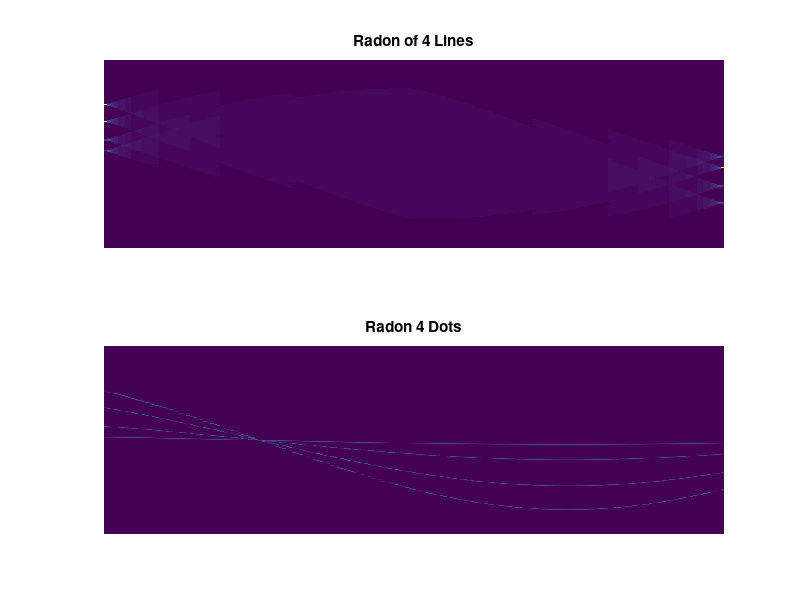
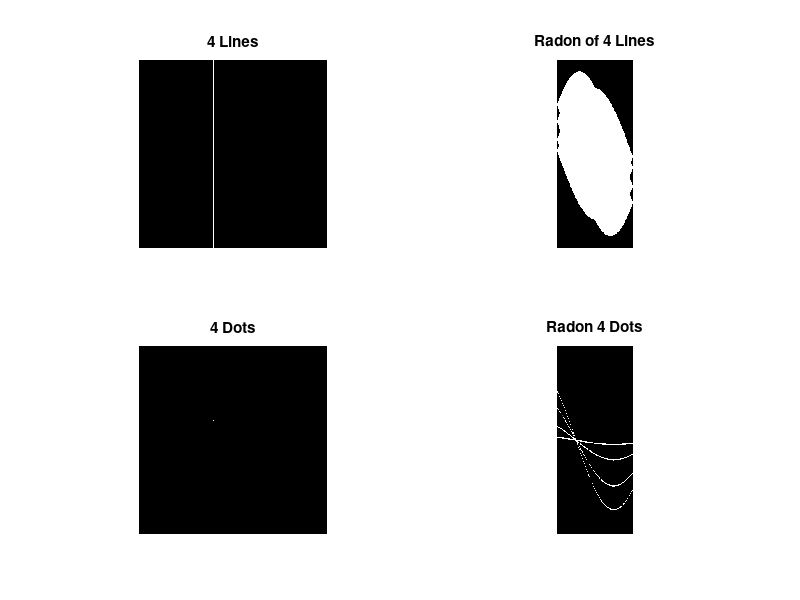

These charts were generated, in order, by the following MATLAB code:
% Timor Leiderman Project 1 image processing 2020
function Project1_B

I = zeros(313);
theta = 0:180;
[m,n] = size(I);

for i = 1:m
    for j = 1:n
        I(j,40) = 255;
        I(j,80) = 255;
        I(j,124) = 255;
        I(j,150) = 255;
    end
end

[R, xp] = radon(I,theta);

I1 = zeros(313);
I1(40,40) = 255;
I1(80,80) = 255;
I1(124,124) = 255;
I1(150,150) = 255;

[R1, xp1] = radon(I1,theta);
figure(1)
subplot(2,1,1)
imagesc(theta,xp,R);
title('Radon of 4 Lines')
axis('off')
subplot(2,1,2)
imagesc(theta,xp1,R1);
title('Radon 4 Dots')
axis('off')

figure(2)
subplot(2,2,1)
imshow(I);
title('4 Lines')
subplot(2,2,2)
imshow(R);
title('Radon of 4 Lines')

subplot(2,2,3)
imshow(I1);
title('4 Dots')
subplot(2,2,4)
imshow(R1);
title('Radon 4 Dots')

